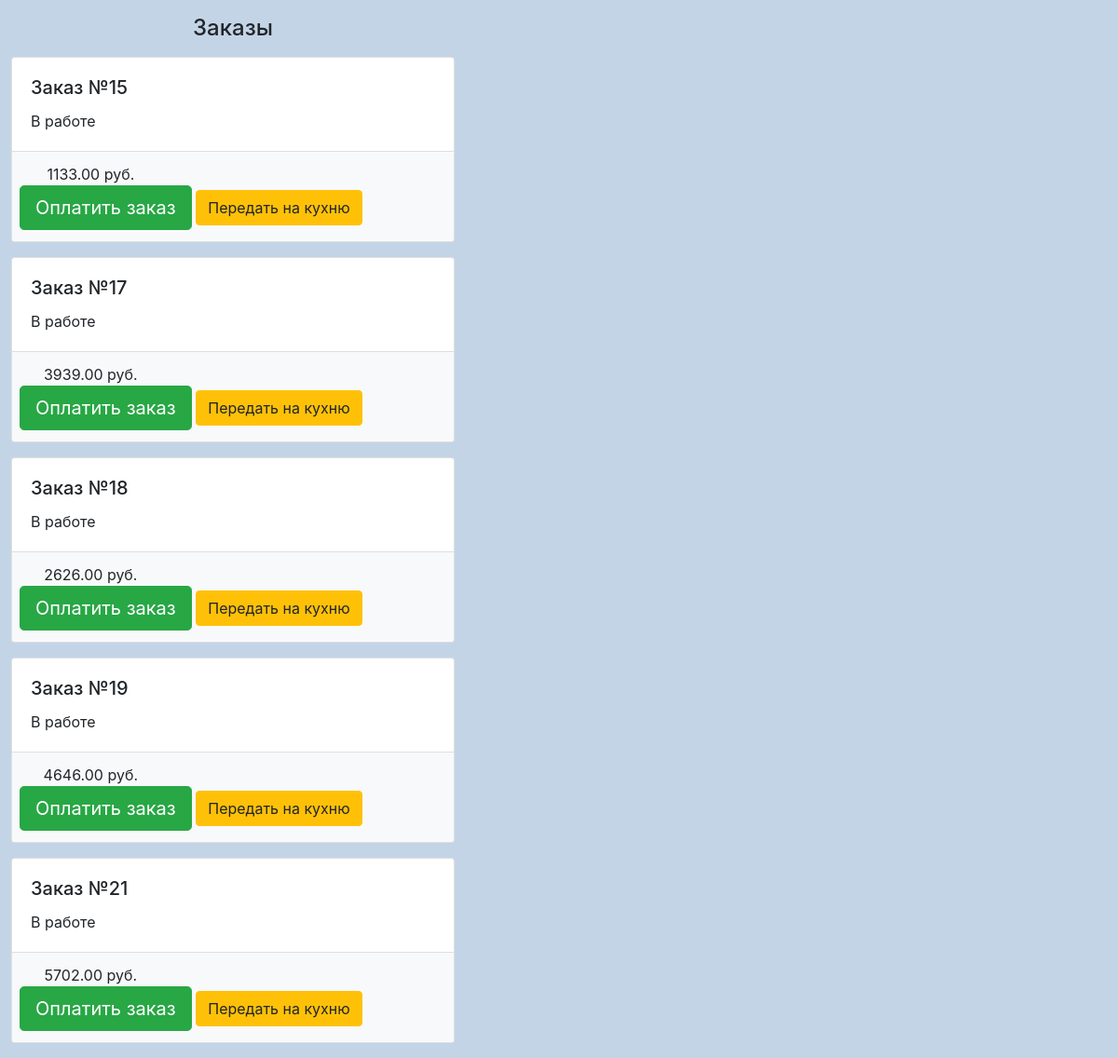
/order/ (signed in), run on the app's committed database.
### menu/models.py (models this page shows, shortened)
class Order(models.Model):
    id = models.IntegerField(primary_key=True)
    user = models.ForeignKey(to=User, on_delete=models.CASCADE)
    status = models.CharField(max_length=255, null=True, blank=True, default="Обрабатывается")
    price = models.DecimalField(max_digits=8, decimal_places=2)
    objects = OrderQuerySet.as_manager()

### menu/views.py (the view)
# urls.py: path('order/', views.order, name='order'),
def order(request):
    user = request.user
    if user.groups.filter(name='Admins').exists():
        flag = 'Admins'
    elif user.groups.filter(name='Waiters').exists():
        flag = 'Waiters'
    elif user.groups.filter(name='Cooks').exists():
        flag = 'Cooks'
    elif user.groups.filter(name='Bookers').exists():
        flag = 'Bookers'
    else:
        flag = 'Users'
    context = {
        'orders': Order.objects.all(),
        'flag': flag,
    }
    return render(request, 'menu/orders.html', context)

### menu/templates/menu/orders.html (shortened to what this page needs)
{% extends 'users/base.html' %}
{% block content %}
    {% if orders %}
            <div class="col-lg-5">
                <h4 class="mt-3 mb-3 text-center">
                    Заказы
                </h4>
                {% for order in orders %}
                    {% if order.status != 'Выполнено' %}
                        {% if flag == "Admins" or flag == "Waiters" %}
                            {% if order.status != 'Готовится' %}
                            <div class="card mb-3">
                    <div class="card-body">
                        <h5 class="card-title">Заказ №{{ order.id }}</h5>
                        <p class="card-text">{{ order.status }}</p>
                    </div>
                    <ul class="list-group list-group-flush">
                        <li class="list-group-item bg-light">
                            <div class="row text-center">
                                <div class="col-lg-4">
                                    {{ order.price }} руб.
                                </div>
                                <div>
                                    <a class="btn btn-success btn-lg float-center" href="{% url 'order_pay' order.id %}">Оплатить заказ</a>
                                    <a href="{% url 'order_next_step' order.id %}"><button class="btn btn-warning">Передать на кухню</button></a>
                                </div>
                            </div>
                        </li>
                    </ul>
                </div>
                            {% endif %}
                        {% endif %}
                    {% endif %}
                {% endfor %}
            </div>
    {% else %}
        <h4 class="mt-3 mb-3 text-center ">
            Список заказов пуст
        </h4>
    {% endif %}
{% endblock content %}

### data on the page
Order: id "15", status "В работе", price "1133.00"
Order: id "17", status "В работе", price "3939.00"
Order: id "18", status "В работе", price "2626.00"
Order: id "19", status "В работе", price "4646.00"
Order: id "21", status "В работе", price "5702.00"
